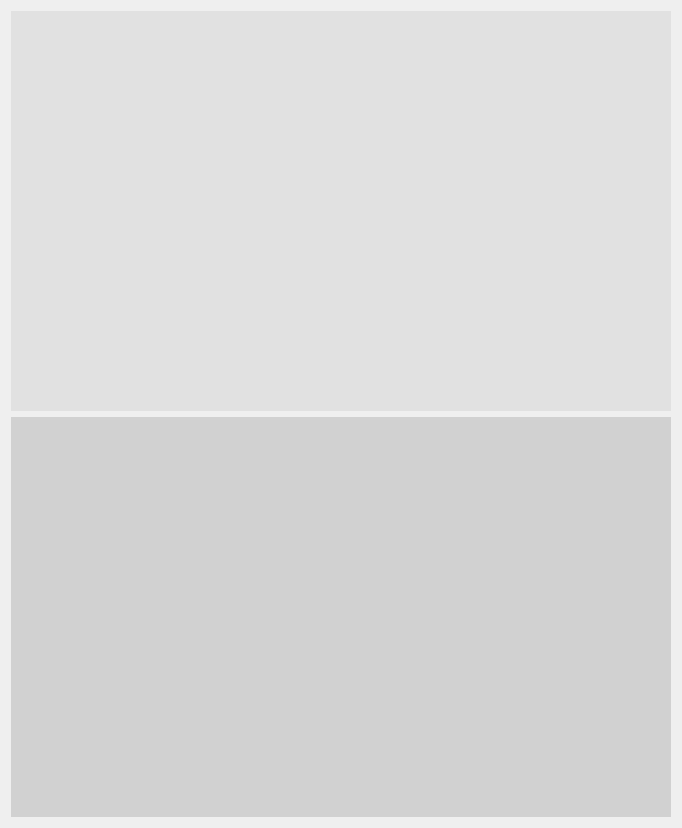
<?xml version="1.0" encoding="UTF-8"?>
<ui version="4.0">
 <class>SetDialog</class>
 <widget class="QDialog" name="SetDialog">
  <property name="geometry">
   <rect>
    <x>0</x>
    <y>0</y>
    <width>678</width>
    <height>824</height>
   </rect>
  </property>
  <property name="windowTitle">
   <string>Dialog</string>
  </property>
  <layout class="QGridLayout" name="gridLayout">
   <item row="0" column="0">
    <widget class="QLabel" name="label1">
     <property name="sizePolicy">
      <sizepolicy hsizetype="Fixed" vsizetype="Fixed">
       <horstretch>0</horstretch>
       <verstretch>0</verstretch>
      </sizepolicy>
     </property>
     <property name="minimumSize">
      <size>
       <width>660</width>
       <height>400</height>
      </size>
     </property>
     <property name="styleSheet">
      <string notr="true">background-color: rgb(225, 225, 225);</string>
     </property>
     <property name="text">
      <string/>
     </property>
    </widget>
   </item>
   <item row="1" column="0">
    <widget class="QLabel" name="label2">
     <property name="sizePolicy">
      <sizepolicy hsizetype="Fixed" vsizetype="Fixed">
       <horstretch>0</horstretch>
       <verstretch>0</verstretch>
      </sizepolicy>
     </property>
     <property name="minimumSize">
      <size>
       <width>660</width>
       <height>400</height>
      </size>
     </property>
     <property name="styleSheet">
      <string notr="true">background-color: rgb(209, 209, 209);</string>
     </property>
     <property name="text">
      <string/>
     </property>
    </widget>
   </item>
  </layout>
 </widget>
 <resources/>
 <connections/>
</ui>
